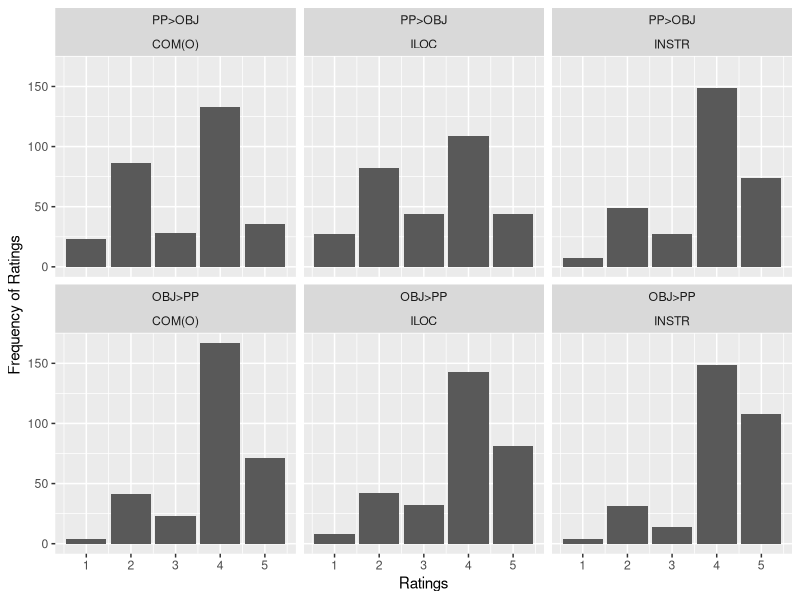
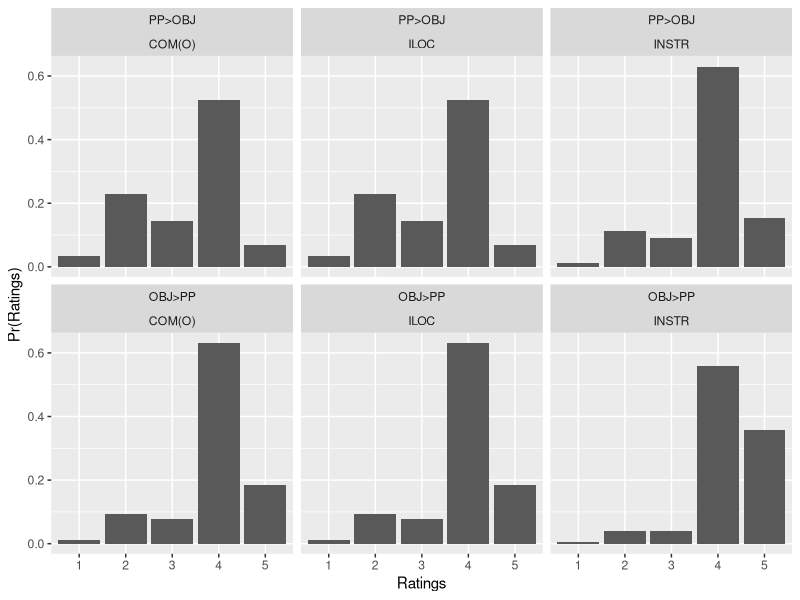

Write the R code that produced these figures, in order. (Note: this script raises an error after producing the figures.)
## ---- chunk 1
library(ordinal)
library(tidyverse)
library(emmeans)

show(version)
## ---- chunk 2
exp_anaphoricity_ls.test.data <- 
  read.csv("../Data/LikertSkala_test.csv", fileEncoding = "UTF-8", stringsAsFactors = TRUE)

exp_anaphoricity_ls.test.data$CONDITION_NO <- factor(exp_anaphoricity_ls.test.data$CONDITION_NO)

exp_anaphoricity_ls.test.data$FCT_ANSWER <- 
  factor(exp_anaphoricity_ls.test.data$ANSWER, ordered = TRUE)

exp_anaphoricity_ls.test.data$ENCODING <- 
  factor(as.character(exp_anaphoricity_ls.test.data$ENCODING))

exp_anaphoricity_ls.test.data$KEY_CONDITION = relevel(exp_anaphoricity_ls.test.data$KEY_CONDITION, "PP>OBJ") ## CONDITION_NO 1

## more illustrative variable names
exp_anaphoricity_ls.test.data$POSITION <- factor(exp_anaphoricity_ls.test.data$KEY_CONDITION)
exp_anaphoricity_ls.test.data$subjects <- factor(exp_anaphoricity_ls.test.data$workerId)
exp_anaphoricity_ls.test.data$items <- factor(exp_anaphoricity_ls.test.data$ENCODING)

## ---- chunk 3
exp_anaphoricity_ls.dist.summary <- exp_anaphoricity_ls.test.data %>% 
  select(workerId, CONDITION_NO) %>% table() %>% as.data.frame()
exp_anaphoricity_ls.dist.summary %>% filter(Freq < 18)
## ---- chunk 4

exp_anaphoricity_ls.test.summary <- 
  exp_anaphoricity_ls.test.data %>% 
  group_by(POSITION, ADVERBIAL_TYPE, ANSWER) %>% 
  summarise(count = n())

ggplot(exp_anaphoricity_ls.test.summary, aes(x = ANSWER, y = count)) +
  geom_bar(stat = "identity", position = "dodge", show.legend = FALSE) +
  facet_wrap(POSITION~ADVERBIAL_TYPE) + 
  labs(x = "Ratings", y = "Frequency of Ratings")

## ---- chunk 5

exp_anaphoricity_ls.test.data$ADVERBIAL_TYPE <-
  relevel(factor(exp_anaphoricity_ls.test.data$ADVERBIAL_TYPE), ref = "INSTR")
exp_anaphoricity_ls.test.data$POSITION <-
  relevel(factor(exp_anaphoricity_ls.test.data$POSITION), ref = "PP>OBJ")

exp_anaphoricity_ls.clmm <- 
  clmm(FCT_ANSWER  ~ ADVERBIAL_TYPE + POSITION + 
         (0 + POSITION| subjects) + 
         (0 + POSITION| items), 
       exp_anaphoricity_ls.test.data)

summary(exp_anaphoricity_ls.clmm)

## ---- chunk 6

pred <-function(eta, theta, cat = 1:(length(theta)+1), inv.link= plogis){
  Theta <- c(-1e3, theta, 1e3)
  sapply(cat, function(j) inv.link(Theta[j+1] - eta) - inv.link(Theta[j] - eta))
}

exp_anaphoricity_ls.mat <- 
  data.frame(
    adv = rep(c(0, exp_anaphoricity_ls.clmm$beta[1], exp_anaphoricity_ls.clmm$beta[2]), 2),
    cond = c(rep(0, 3), rep(exp_anaphoricity_ls.clmm$beta[3], 3))
  )

pred.mat <- pred(eta=rowSums(exp_anaphoricity_ls.mat), 
                 theta=exp_anaphoricity_ls.clmm$Theta)

exp_anaphoricity_ls.mat$condition <- 
  c(rep("PP>OBJ", 3), rep("OBJ>PP", 3))
exp_anaphoricity_ls.mat$adv_type <- 
  rep(c("INSTR", "COM(O)", "ILOC"), 2)

exp_anaphoricity_ls.pred <- 
  cbind(exp_anaphoricity_ls.mat, pred.mat)

exp_anaphoricity_ls.pred.long <- 
  exp_anaphoricity_ls.pred %>%
  gather("1":"5", key = "ANSWER", value = "rating")

exp_anaphoricity_ls.pred.long$condition <- 
  relevel(factor(exp_anaphoricity_ls.pred.long$condition), ref = "PP>OBJ")

ggplot(exp_anaphoricity_ls.pred.long, aes(x = ANSWER, y = rating)) + 
  geom_bar(stat = "identity", show.legend = FALSE) + 
  facet_wrap(condition ~ adv_type) + 
  labs(x = "Ratings", y = "Pr(Ratings)")


## ---- chunk 7

options(width = 300)

exp_anaphoricity_ls.clmm2 <- 
  clmm(FCT_ANSWER  ~ ADVERBIAL_TYPE * POSITION + 
         (1 + POSITION| subjects) + 
         (1 + POSITION| items), 
       exp_anaphoricity_ls.test.data)

summary(exp_anaphoricity_ls.clmm2)


## ---- chunk 8

# Please notice that we are using anova.clm here.

comp <- anova(exp_anaphoricity_ls.clmm, exp_anaphoricity_ls.clmm2)
show(comp)
## ---- chunk 9

exp_anaphoricity_ls.rating.summary <- 
  subset(exp_anaphoricity_ls.test.data, 
         ADVERBIAL_TYPE == "COM(O)" & POSITION == "PP>OBJ") %>% 
  group_by(ENCODING, ANSWER) %>% 
  summarise(count = n()) %>%
  as.data.frame()

ggplot(exp_anaphoricity_ls.rating.summary, aes(x = ANSWER, y = count)) +
  geom_bar(stat = "identity") +
  facet_wrap(~ENCODING) +
  labs(x = "Rating", y = "Frequency of rating")
## ---- chunk 10
read.csv("../Data/stimuli_test_basic.csv", fileEncoding = "UTF-8") %>% 
  filter(ADVERBIAL_TYPE == "COM(O)" & KEY_CONDITION == "PP>OBJ") %>%
  select(ENCODING, ITEM) %>% knitr::kable()
